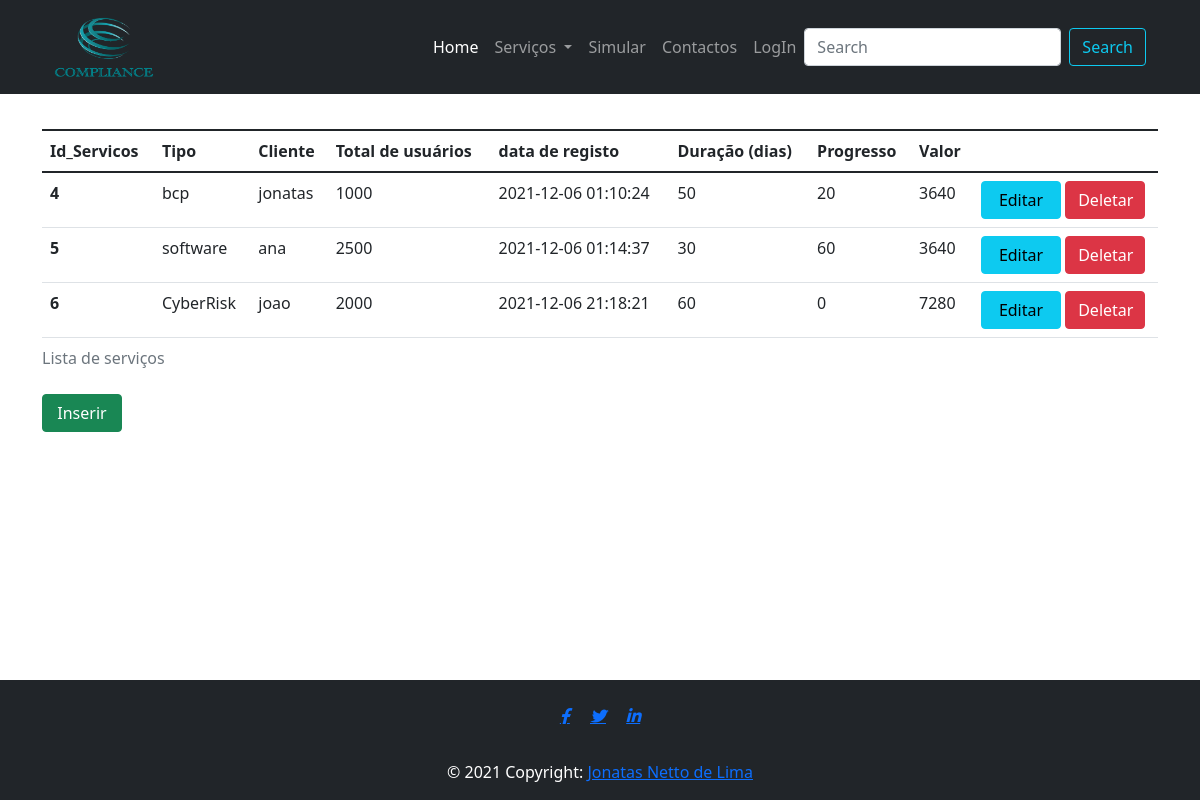
Screenshot of /gestaoservicos.php with the database file from the repository.
### data_base/selectallservicos.php (the view, shortened to what this page needs)
<?php
    include('bd.php');
    $stmt = $conn->query("SELECT * FROM serviços");
    while ($row = $stmt->fetch_array()) {
        echo "<tr>";
        echo "<th>" . $row['idServiços'] . "</th>";
        echo "<td>" . $row['tipo'] .  "</td>";
        echo "<td>" . $row['cliente'] . "</td>";
        echo "<td>" . $row['total_usuarios'] . "</td>";
        echo "<td>" . $row['data'] . "</td>";
        echo "<td>" . $row['duracao'] . "</td>";
        echo "<td>" . $row['progresso'] . "</td>";
        echo "<td>" . $row['valor'] . "</td>";
        ?>
        <td width="185">
            <a href="updateservices.php?idServiços=<?php echo $row['idServiços']; ?>" class="btn btn-info" style="width: 80px;">Editar</a>
            <a href="deleteservices.php?idServiços=<?php echo $row['idServiços']; ?>" class="btn btn-danger" style="width: 80px;">Deletar</a>
        </td>
    <?php
    }
?>

### rows the page displays
serviços: idServiços "4", tipo "bcp", cliente "jonatas", total_usuarios "1000", data "2021-12-06 01:10:24", duracao "50", progresso "20", valor "3640"
serviços: idServiços "5", tipo "software", cliente "ana", total_usuarios "2500", data "2021-12-06 01:14:37", duracao "30", progresso "60", valor "3640"
serviços: idServiços "6", tipo "CyberRisk", cliente "joao", total_usuarios "2000", data "2021-12-06 21:18:21", duracao "60", progresso "0", valor "7280"
